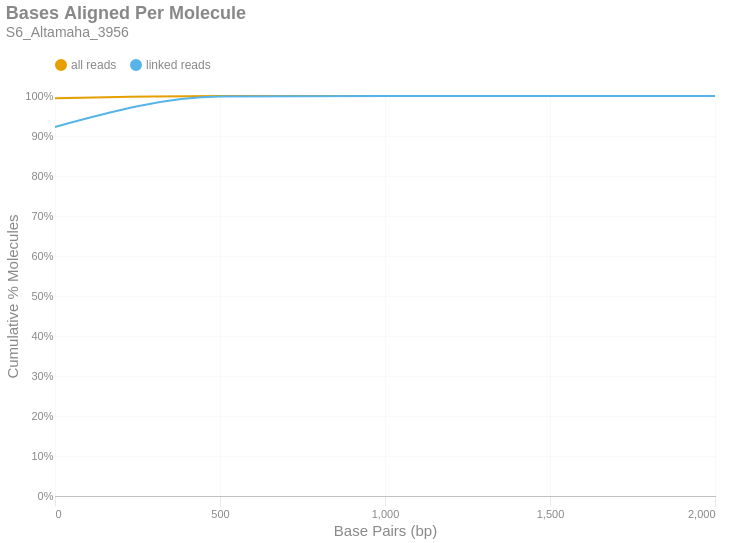

Notebook code cell kept with this figure:
### Markdown cell above
### Bases Aligned Per Molecule
This is a cumulative frequency distribution showing the number of base pairs aligned per unique molecule. These data are shown in 500 bp bins. There are two distributions: one with `all reads` (yellow) and another with only `linked reads` (blue). The percent of molecules in the `linked reads` distribution is relative to the total number of linked molecules.

### Code cell
if SKIPLR:
    print_html(f"Skipped")
else:
    binned_df = consolidated_hist(valids['aligned_bp'], mask, 500, True)
    with SafeRender(binned_df):
        (
            density_plot(binned_df, 'Bases Aligned Per Molecule', samplename, 'basesper')
            .encode(
                x=alt.X('bin:Q', title="Base Pairs (bp)").axis(tickMinStep=500).scale(padding=0),
                y=alt.Y('value:Q', title='Cumulative % Molecules')
                    .axis(format='%')
                    .scale(domain = [0,1])
                    .stack(False),
                color=alt.Color("key:N").scale(domain = ["all reads", "linked reads"]),
                tooltip = [
                    alt.Tooltip("key:N", title = "Data Type"),
                    alt.Tooltip("range_label:N", title="Bases Aligned Per Molecule"),
                    alt.Tooltip("value:Q", format = ".2%", title="% Molecules (Cum.)")
                ]
            )
        ).display()

### Figure 1 — Vega-Lite specification as saved in the notebook (floating-point values rounded to 4 significant figures)
{"width": "container", "height": 400, "config": {"title": {"anchor": "start", "dy": -15, "fontSize": 18, "color": "#888888", "subtitleColor": "#888888", "subtitleFontSize": 14}, "arc": {"fill": "#0072B2"}, "axis": {"domainColor": "#888888", "domainWidth": 0.5, "gridWidth": 0.2, "grid": false, "titleFontWeight": 400, "titleFontSize": 15, "labelFontSize": 11, "labelColor": "#888888", "tickColor": "#888888", "tickWidth": 0.2, "titleColor": "#888888"}, "axisBand": {"grid": false}, "axisX": {"grid": true, "tickSize": 10, "domainCap": "round"}, "axisY": {"domain": false, "grid": true, "tickSize": 0, "domainCap": "round"}, "background": "transparent", "header": {"labelFontSize": 15, "labelColor": "#888888", "titleFontSize": 15, "titleFontWeight": 600, "titleColor": "#888888"}, "legend": {"labelFont": "sans-serif", "labelFontSize": 12, "labelColor": "#888888", "symbolSize": 100, "symbolType": "circle", "titleFontSize": 12, "titlePadding": 10, "titleColor": "#888888", "title": null, "orient": "top"}, "range": {"category": ["#E69F00", "#56B4E9", "#009E73", "#F0E442", "#0072B2", "#D55E00", "#CC79A7", "#000000"], "diverging": ["#cfe8f3", "#a2d4ec", "#73bfe2", "#46abdb", "#1696d2", "#12719e"]}, "area": {"fill": "#0072B2", "fillOpacity": 0.7, "line": true, "strokeOpacity": 0.7}, "line": {"color": "#0072B2", "stroke": "#0072B2", "strokeWidth": 2}, "trail": {"color": "#0072B2", "stroke": "#0072B2", "strokeWidth": 0, "size": 1}, "point": {"filled": true, "fillOpacity": 1.0, "size": 95}, "text": {"color": "#888888", "fontSize": 11, "align": "right", "fontWeight": 400, "size": 11}, "bar": {"fill": "#0072B2", "stroke": null}, "view": {"stroke": null, "continuousWidth": 660, "continuousHeight": 400}}, "data": {"name": "data-976709114fdf6666f580a095af1cdbc5"}, "mark": {"type": "line", "interpolate": "monotone", "point": {"opacity": 0, "size": 275}}, "encoding": {"color": {"field": "key", "scale": {"domain": ["all reads", "linked reads"]}, "type": "nominal"}, "tooltip": [{"field": "key", "title": "Data Type", "type": "nominal"}, {"field": "range_label", "title": "Bases Aligned Per Molecule", "type": "nominal"}, {"field": "value", "format": ".2%", "title": "% Molecules (Cum.)", "type": "quantitative"}], "x": {"axis": {"tickMinStep": 500}, "field": "bin", "scale": {"padding": 0}, "title": "Base Pairs (bp)", "type": "quantitative"}, "y": {"axis": {"format": "%"}, "field": "value", "scale": {"domain": [0, 1]}, "stack": false, "title": "Cumulative % Molecules", "type": "quantitative"}}, "params": [{"name": "param_c36ac31b6afebe62", "select": {"type": "point", "fields": ["key"]}, "bind": "legend"}], "title": {"text": "Bases Aligned Per Molecule", "subtitle": "S6_Altamaha_3956"}, "transform": [{"fold": ["all reads (cumsum)", "linked reads (cumsum)"]}, {"calculate": "replace(datum.key, ' (cumsum)', '')", "as": "key"}, {"filter": {"param": "param_c36ac31b6afebe62"}}], "usermeta": {"embedOptions": {"downloadFileName": "S6_Altamaha_3956.basesper"}}, "$schema": "https://vega.github.io/schema/vega-lite/v6.1.0.json", "datasets": {"data-976709114fdf6666f580a095af1cdbc5": [{"bin": "0.0", "interval": "0.0-500.0", "all reads": 0.9945, "linked reads": 0.9227, "all reads (cumsum)": 0.9945, "linked reads (cumsum)": 0.9227, "range_label": "0-499"}, {"bin": "500.0", "interval": "500.0-1000.0", "all reads": 0.005409, "linked reads": 0.07579, "all reads (cumsum)": 0.9999, "linked reads (cumsum)": 0.9985, "range_label": "500-999"}, {"bin": "1000.0", "interval": "1000.0-1500.0", "all reads": 0.0001246, "linked reads": 0.00146, "all reads (cumsum)": 1.0, "linked reads (cumsum)": 0.9999, "range_label": "1000-1499"}, {"bin": "1500.0", "interval": "1500.0-2000.0", "all reads": 6.595e-06, "linked reads": 3.573e-05, "all reads (cumsum)": 1.0, "linked reads (cumsum)": 1.0, "range_label": "1500-1999"}, {"bin": "2000.0", "interval": "2000.0-2500.0", "all reads": 1.041e-06, "linked reads": 1.531e-05, "all reads (cumsum)": 1.0, "linked reads (cumsum)": 1.0, "range_label": "2000-2499"}]}}
